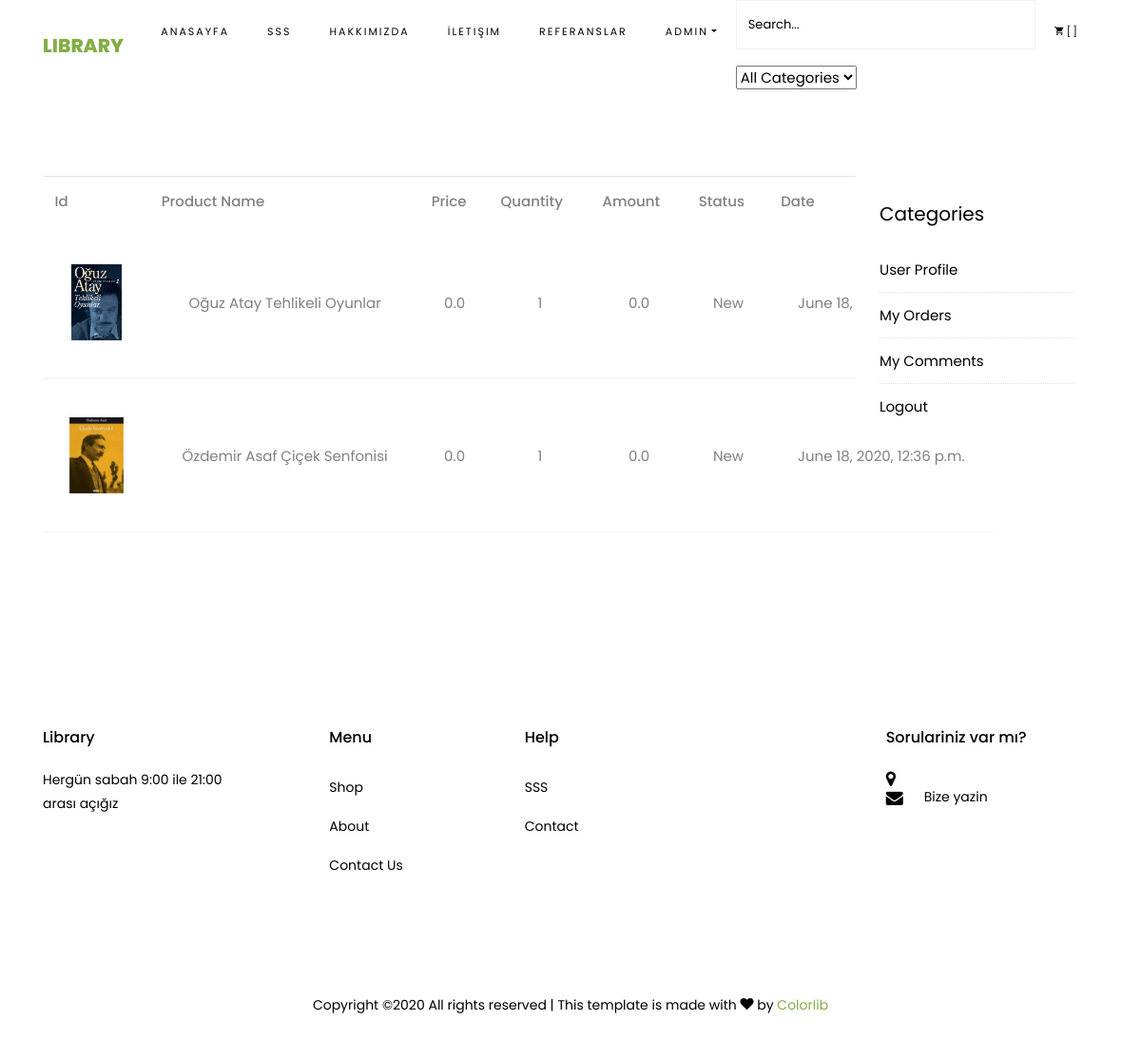
The app's page /user/orderdetail/11 (signed in) with its own data.
### order/models.py (models this page shows, shortened)
class OrderProduct(models.Model):
    STATUS =(
        ('New', 'New'),
        ('Accepted', 'Accepted'),
        ('Canceled', 'Canceled'),
    )
    order = models.ForeignKey(Order, on_delete=models.CASCADE)
    user = models.ForeignKey(User, on_delete=models.CASCADE)
    product = models.ForeignKey(Product, on_delete=models.CASCADE)
    quantity = models.IntegerField()
    price = models.FloatField()
    amount = models.FloatField()
    status = models.CharField(max_length=10, choices=STATUS, default='New')
    create_at = models.DateTimeField(auto_now_add=True)
    update_at = models.DateTimeField(auto_now=True)

### product/models.py (models this page shows, shortened)
class Product(models.Model):
   STATUS = (
      ('True', 'Evet'),
      ('False', 'Hayir'),
   )
   category= models.ForeignKey(Category, on_delete=models.CASCADE)
   title = models.CharField(max_length=150)
   keywords = models.CharField(max_length=255)
   description = models.CharField(max_length=255)
   image = models.ImageField(blank=True, upload_to='images/')
   price = models.FloatField()
   amount = models. IntegerField()
   detail =RichTextUploadingField()
   slug = models.SlugField(null=False,unique=True)
   status = models.CharField(max_length=10,choices=STATUS)
   create_at = models.DateTimeField (auto_now_add=True)
   update_at = models.DateTimeField (auto_now=True)
   def image_tag(self):
      return mark_safe('<img src="{}" height="50"/>'.format(self.image.url))
   image_tag.short_description = 'Image'

### user/views.py (the view)
# urls.py: path('orderdetail/<int:id>', views.orderdetail, name='orderdetail'),
@login_required(login_url='/login')
def orderdetail(request,id):
    category = Category.objects.all()
    current_user = request.user
    order = Order.objects.get(user_id=current_user.id, id=id )
    orderitems = OrderProduct.objects.filter(order_id=id)
    context = {
        'category': category,
        'order': order,
        'orderitems':orderitems,
    }
    return render(request, 'user_order_detail.html', context)

### user/templates/user_order_detail.html (shortened to what this page needs)
{% extends 'homebase.html' %}
{% load static %}
{% block content %}
<body class="goto-here">
<section class="ftco-section ftco-degree-bg">
	<div class="container">
		<div class="row">
			<div class="col-lg-9 ftco-animate">
				<table class="table">
					<tr>
						<th class="text-left">Id</th>
						<th class="text-left">Product Name</th>
						<th class="text-left">Price</th>
						<th class="text-left">Quantity</th>
						<th class="text-left">Amount</th>
						<th class="text-left">Status</th>
						<th class="text-left">Date</th>
					</tr>
					{% for rs in orderitems %}
					<tr>
						<td class="text-left">
							<a href="/product/{{ rs.product.id }}/{{ rs.product.slug }}"><img src="{{ rs.product.image.url }}" height="80"></a>
						</td>
						<td class="text-left">{{ rs.product.title }}</td>
						<td class="text-left">{{ rs.price }}</td >
						<td class="text-left">{{ rs.quantity }}</td>
						<td class="text-left">{{ rs.amount }}</td>
						<td class="text-left">{{ rs.status }}</td>
						<td class="text-left">{{ rs.create_at }}</td>
					</tr>
					{% endfor %}
				</table>
			</div>
			<div class="col-lg-3 sidebar ftco-animate">
				{% include "user_panel.html" %}
			</div>
		</div>
	</div>
</section>
</body>
</html>
{% endblock %}

### home/templates/header.html (shortened to what this page needs)
{% load static %}
{% load mptt_tags %}
<link rel="stylesheet" href="https://ajax.googleapis.com/ajax/libs/jqueryui/1.11.4/themes/smoothness/jquery-ui.css">
<nav class="navbar navbar-expand-lg navbar-dark ftco_navbar bg-dark ftco-navbar-light" id="ftco-navbar">
    <div class="container">
        <a class="navbar-brand" href="/">Library</a>
        <div class="collapse navbar-collapse" id="ftco-nav">
            <ul class="navbar-nav ml-auto">
                <li class="nav-item active"><a href="/" class="nav-link">Anasayfa</a></li>
                <li class="nav-item active"><a href="/sss" class="nav-link">SSS</a></li>
                <li class="nav-item"><a href="/hakkimizda" class="nav-link">Hakkımızda</a></li>
                <li class="nav-item"><a href="/iletisim" class="nav-link">İletişim</a></li>
                <li class="nav-item"><a href="/referanslar" class="nav-link">Referanslar</a></li>
                {% if user.id is not None %}
                <li class="nav-item dropdown">
                    <a class="nav-link dropdown-toggle" href="/user" id="dropdown04" data-toggle="dropdown" aria-haspopup="true" aria-expanded="false">{{ user.username }}</a>
                </li>
                {% else %}
                <li class="nav-item"><a href="/login/" class="text-uppercase">Login</a> / <a href="/signup/" class="text-uppercase">Sign Up</a></li>
                {% endif %}
                <li>
                    <form action="/search/" class="search-form" method="post">
                        <div class="form-group">
                            <input name="query" id="query" type="text" class="form-control" placeholder="Search...">
                        </div>
                        <select name="catid" class="input search-categories">
                            <option value="0">All Categories</option>
                        </select>
                    </form>
                </li>
                <li class="nav-item cta cta-colored"><a href="/shopcart" class="nav-link"><span class="icon-shopping_cart"></span>[{{ request.session.cart_items }}]</a></li>
            </ul>
        </div>
    </div>
</nav>

### home/static/css/icomoon.css (style rules this page uses)
[class^="icon-"], [class*=" icon-"] { font-family: 'icomoon' !important; speak: none; font-style: normal; font-weight: normal; font-variant: normal; text-transform: none; line-height: 1; -webkit-font-smoothing: antialiased; -moz-osx-font-smoothing: grayscale; }
.icon-shopping_cart:before { content: "\e8cc"; }

### records on screen
OrderProduct: product.image (picture), product "Oğuz Atay Tehlikeli Oyunlar", price "0.0", quantity "1", amount "0.0", status "New", create_at "June 18,…"
OrderProduct: product.image (picture), product "Özdemir Asaf Çiçek Senfonisi", price "0.0", quantity "1", amount "0.0", status "New", create_at "June 18, 2020, 12:36 p.m."

### other values on screen
{{ user.username }} "ADMIN"
